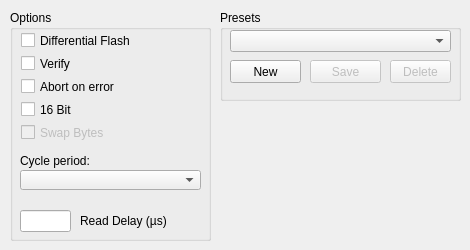
      <widget class="QWidget" name="tabCommon">
       <attribute name="title">
        <string>Common</string>
       </attribute>
       <widget class="QGroupBox" name="grpOptions">
        <property name="geometry">
         <rect>
          <x>10</x>
          <y>10</y>
          <width>201</width>
          <height>231</height>
         </rect>
        </property>
        <property name="sizePolicy">
         <sizepolicy hsizetype="Preferred" vsizetype="Preferred">
          <horstretch>0</horstretch>
          <verstretch>0</verstretch>
         </sizepolicy>
        </property>
        <property name="title">
         <string>Options</string>
        </property>
        <widget class="QCheckBox" name="cboxDifferential">
         <property name="geometry">
          <rect>
           <x>11</x>
           <y>22</y>
           <width>181</width>
           <height>17</height>
          </rect>
         </property>
         <property name="text">
          <string>Differential Flash</string>
         </property>
         <property name="checked">
          <bool>false</bool>
         </property>
        </widget>
        <widget class="QCheckBox" name="cboxVerify">
         <property name="geometry">
          <rect>
           <x>11</x>
           <y>45</y>
           <width>181</width>
           <height>17</height>
          </rect>
         </property>
         <property name="text">
          <string>Verify</string>
         </property>
         <property name="checked">
          <bool>false</bool>
         </property>
        </widget>
        <widget class="QCheckBox" name="cboxByteSwap">
         <property name="enabled">
          <bool>false</bool>
         </property>
         <property name="geometry">
          <rect>
           <x>11</x>
           <y>114</y>
           <width>181</width>
           <height>17</height>
          </rect>
         </property>
         <property name="text">
          <string>Swap Bytes</string>
         </property>
        </widget>
        <widget class="QCheckBox" name="cboxAbortOnError">
         <property name="geometry">
          <rect>
           <x>11</x>
           <y>68</y>
           <width>181</width>
           <height>17</height>
          </rect>
         </property>
         <property name="text">
          <string>Abort on error</string>
         </property>
         <property name="checked">
          <bool>false</bool>
         </property>
        </widget>
        <widget class="QCheckBox" name="cboxDouble">
         <property name="geometry">
          <rect>
           <x>11</x>
           <y>91</y>
           <width>181</width>
           <height>17</height>
          </rect>
         </property>
         <property name="text">
          <string>16 Bit</string>
         </property>
         <property name="checked">
          <bool>false</bool>
         </property>
        </widget>
        <widget class="QLabel" name="lblPeriod">
         <property name="geometry">
          <rect>
           <x>10</x>
           <y>140</y>
           <width>181</width>
           <height>21</height>
          </rect>
         </property>
         <property name="text">
          <string>Cycle period:</string>
         </property>
        </widget>
        <widget class="QComboBox" name="cbPeriod">
         <property name="geometry">
          <rect>
           <x>10</x>
           <y>160</y>
           <width>181</width>
           <height>20</height>
          </rect>
         </property>
        </widget>
        <widget class="QLineEdit" name="inputReadDelay">
         <property name="geometry">
          <rect>
           <x>10</x>
           <y>200</y>
           <width>51</width>
           <height>22</height>
          </rect>
         </property>
        </widget>
        <widget class="QLabel" name="lblReadDelay">
         <property name="geometry">
          <rect>
           <x>70</x>
           <y>200</y>
           <width>121</width>
           <height>21</height>
          </rect>
         </property>
         <property name="text">
          <string>Read Delay (µs)</string>
         </property>
        </widget>
       </widget>
       <widget class="QGroupBox" name="groupBox_2">
        <property name="geometry">
         <rect>
          <x>220</x>
          <y>10</y>
          <width>241</width>
          <height>91</height>
         </rect>
        </property>
        <property name="title">
         <string>Presets</string>
        </property>
        <widget class="QComboBox" name="cbPresets">
         <property name="geometry">
          <rect>
           <x>10</x>
           <y>20</y>
           <width>221</width>
           <height>22</height>
          </rect>
         </property>
        </widget>
        <widget class="QPushButton" name="btnPresetDelete">
         <property name="enabled">
          <bool>false</bool>
         </property>
         <property name="geometry">
          <rect>
           <x>170</x>
           <y>50</y>
           <width>61</width>
           <height>23</height>
          </rect>
         </property>
         <property name="toolTip">
          <string>Delete</string>
         </property>
         <property name="text">
          <string>Delete</string>
         </property>
        </widget>
        <widget class="QPushButton" name="btnPresetSave">
         <property name="enabled">
          <bool>false</bool>
         </property>
         <property name="geometry">
          <rect>
           <x>90</x>
           <y>50</y>
           <width>71</width>
           <height>23</height>
          </rect>
         </property>
         <property name="text">
          <string>Save</string>
         </property>
        </widget>
        <widget class="QPushButton" name="btnPresetNew">
         <property name="geometry">
          <rect>
           <x>10</x>
           <y>50</y>
           <width>71</width>
           <height>23</height>
          </rect>
         </property>
         <property name="text">
          <string>New</string>
         </property>
        </widget>
       </widget>
      </widget>
